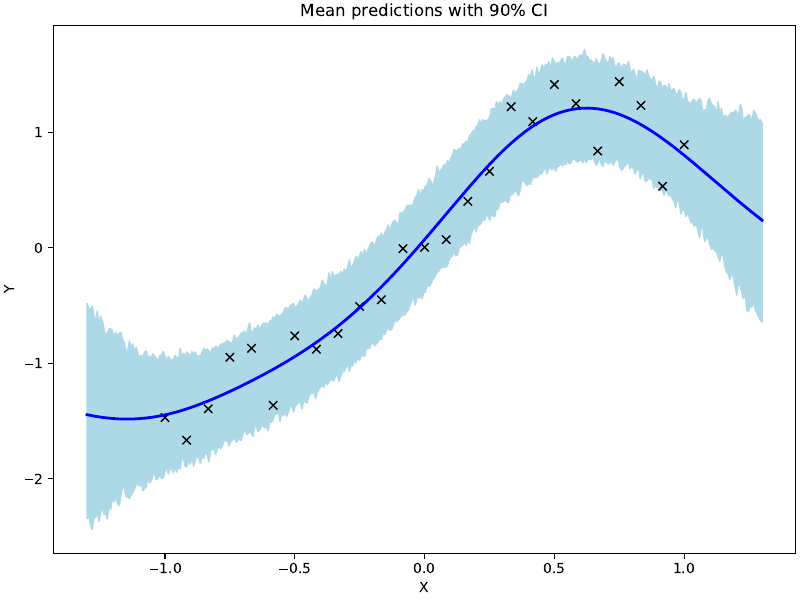

Write the Python code that produced this figure.
import matplotlib.pyplot as plt
import numpy as np


def plot_predictions(X, Y, X_test, mean_prediction, percentiles):
    fig, ax = plt.subplots(figsize=(8, 6), constrained_layout=True)

    # Plot training data
    ax.plot(X, Y, "kx")
    # Plot 90% confidence level
    ax.fill_between(X_test, percentiles[0, :], percentiles[1, :], color="lightblue")
    # Plot mean prediction
    ax.plot(X_test, mean_prediction, "blue", lw=2.0)

    ax.set(xlabel="X", ylabel="Y", title="Mean predictions with 90% CI")
    plt.savefig("gp_plot.pdf")
